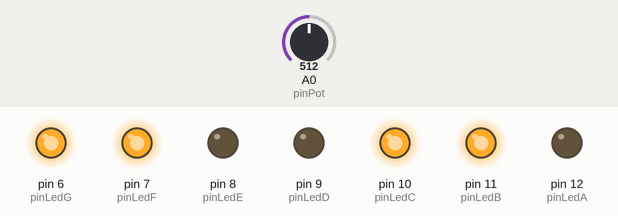
Recording of a sketch running on a simulated Arduino Uno, built with avr-gcc and run on an emulated ATmega328P. Shown: output pins drawn as LEDs (lit = HIGH). The test bench sets the inputs (shaded band); at power-on: A0 (pinPot) = 512.

Above: at 1.2 s.
1.3 s: A0 (pinPot) set to 550
2.8 s: A0 (pinPot) set to 579
At 4.0 s:
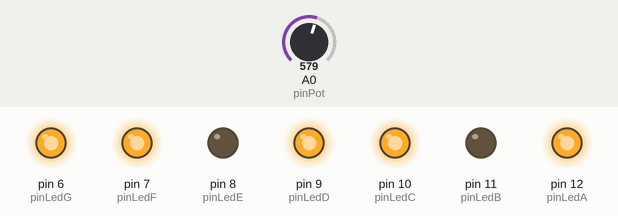
4.3 s: A0 (pinPot) set to 716
At 5.1 s:
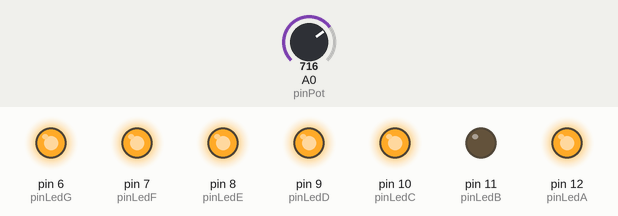
5.8 s: A0 (pinPot) set to 786
7.3 s: A0 (pinPot) set to 815
At 8.5 s:
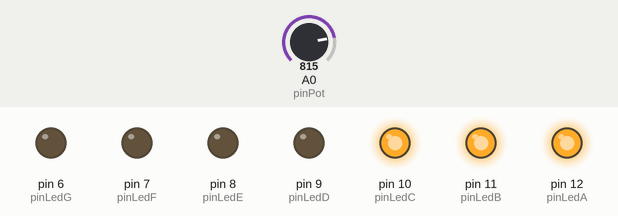
8.8 s: A0 (pinPot) set to 511
At 9.7 s:
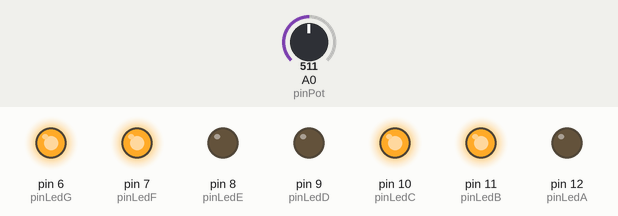
Timing chart, 0 to 11.3 s (numbered marks = the images above; inputs shaded):
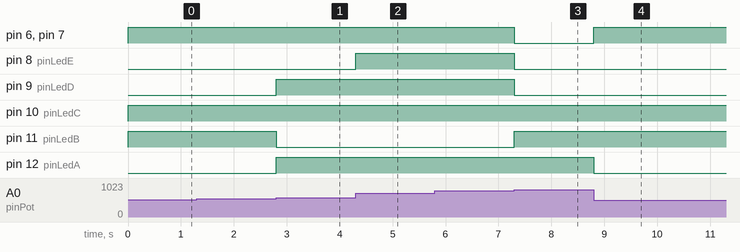

Measured:
- the behaviour switches between 568 and 569 on A0 (pinPot) (found by bisection; images 0 and 1)
- the behaviour switches between 796 and 797 on A0 (pinPot) (found by bisection; images 2 and 3)
- after the input at 1.3 s, every drawn part: stays the same
- after the input at 2.8 s, pin 9 (pinLedD), pin 12 (pinLedA): LOW → HIGH at once; pin 11 (pinLedB): HIGH → LOW at once
- after the input at 4.3 s, pin 8 (pinLedE): LOW → HIGH at once
- after the input at 5.8 s, every drawn part: stays the same
- after the input at 7.3 s, pin 6 (pinLedG), pin 7 (pinLedF), pin 8 (pinLedE), pin 9 (pinLedD): HIGH → LOW at once; pin 11 (pinLedB): LOW → HIGH at once
- after the input at 8.8 s, pin 6 (pinLedG), pin 7 (pinLedF): LOW → HIGH at once; pin 12 (pinLedA): HIGH → LOW at once

The sketch:

sketch_indicator.ino
```cpp
/*
const int pinSegmentG = 6;
const int pinSegmentA = 12;
const int pinPot = A0;
byte numberSegments[10] = {
  0b01111110,
  0b00110000,
  0b01101101,
  0b01111001,
  0b00110011,
  0b01011011,
  0b01011111,
  0b01110000,
  0b01111111,
  0b01111011,
};

int var = 0;
int mask = 0;

void setup() {
  for (int i = 0; i < pinSegmentA; ++i) {
    pinMode(i + pinSegmentG, OUTPUT);
    Serial.begin(9600);
  }
}

void loop() {
  var = map(analogRead(pinPot), 0, 1024, 0, 9);
  mask = numberSegments[var % 10];

  for (int i = 0; i < pinSegmentA; ++i) {
    boolean enableSegment = bitRead(mask, i);
    digitalWrite(i + pinSegmentG, enableSegment);
  }
}
*/

const int pinLedA = 12;
const int pinLedB = 11;
const int pinLedC = 10;
const int pinLedD = 9;
const int pinLedE = 8;
const int pinLedF = 7;
const int pinLedG = 6;
const int pinPot = A0;

int var = 0;

void setup() {
  pinMode(pinLedA, OUTPUT);
  pinMode(pinLedB, OUTPUT);
  pinMode(pinLedC, OUTPUT);
  pinMode(pinLedD, OUTPUT);
  pinMode(pinLedE, OUTPUT);
  pinMode(pinLedF, OUTPUT);
  pinMode(pinLedG, OUTPUT);
}

void loop() {
  var = map(analogRead(pinPot), 0, 1024, 0, 9);

  switch (var) {
    case 0:
      digitalWrite(pinLedA, HIGH);
      digitalWrite(pinLedB, HIGH);
      digitalWrite(pinLedC, HIGH);
      digitalWrite(pinLedD, HIGH);
      digitalWrite(pinLedE, HIGH);
      digitalWrite(pinLedF, HIGH);
      digitalWrite(pinLedG, LOW);
      break;
    case 1:
      digitalWrite(pinLedA, LOW);
      digitalWrite(pinLedB, HIGH);
      digitalWrite(pinLedC, HIGH);
      digitalWrite(pinLedD, LOW);
      digitalWrite(pinLedE, LOW);
      digitalWrite(pinLedF, LOW);
      digitalWrite(pinLedG, LOW);
      break;
    case 2:
      digitalWrite(pinLedA, HIGH);
      digitalWrite(pinLedB, HIGH);
      digitalWrite(pinLedC, LOW);
      digitalWrite(pinLedD, HIGH);
      digitalWrite(pinLedE, HIGH);
      digitalWrite(pinLedF, LOW);
      digitalWrite(pinLedG, HIGH);
      break;
    case 3:
      digitalWrite(pinLedA, HIGH);
      digitalWrite(pinLedB, HIGH);
      digitalWrite(pinLedC, HIGH);
      digitalWrite(pinLedD, HIGH);
      digitalWrite(pinLedE, LOW);
      digitalWrite(pinLedF, LOW);
      digitalWrite(pinLedG, HIGH);
      break;
    case 4:
      digitalWrite(pinLedA, LOW);
      digitalWrite(pinLedB, HIGH);
      digitalWrite(pinLedC, HIGH);
      digitalWrite(pinLedD, LOW);
      digitalWrite(pinLedE, LOW);
      digitalWrite(pinLedF, HIGH);
      digitalWrite(pinLedG, HIGH);
      break;
    case 5:
      digitalWrite(pinLedA, HIGH);
      digitalWrite(pinLedB, LOW);
      digitalWrite(pinLedC, HIGH);
      digitalWrite(pinLedD, HIGH);
      digitalWrite(pinLedE, LOW);
      digitalWrite(pinLedF, HIGH);
      digitalWrite(pinLedG, HIGH);
      break;
    case 6:
      digitalWrite(pinLedA, HIGH);
      digitalWrite(pinLedB, LOW);
      digitalWrite(pinLedC, HIGH);
      digitalWrite(pinLedD, HIGH);
      digitalWrite(pinLedE, HIGH);
      digitalWrite(pinLedF, HIGH);
      digitalWrite(pinLedG, HIGH);
      break;
    case 7:
      digitalWrite(pinLedA, HIGH);
      digitalWrite(pinLedB, HIGH);
      digitalWrite(pinLedC, HIGH);
      digitalWrite(pinLedD, LOW);
      digitalWrite(pinLedE, LOW);
      digitalWrite(pinLedF, LOW);
      digitalWrite(pinLedG, LOW);
      break;
    case 8:
      digitalWrite(pinLedA, HIGH);
      digitalWrite(pinLedB, HIGH);
      digitalWrite(pinLedC, HIGH);
      digitalWrite(pinLedD, HIGH);
      digitalWrite(pinLedE, HIGH);
      digitalWrite(pinLedF, HIGH);
      digitalWrite(pinLedG, HIGH);
      break;
    case 9:
      digitalWrite(pinLedA, HIGH);
      digitalWrite(pinLedB, HIGH);
      digitalWrite(pinLedC, HIGH);
      digitalWrite(pinLedD, HIGH);
      digitalWrite(pinLedE, LOW);
      digitalWrite(pinLedF, HIGH);
      digitalWrite(pinLedG, HIGH);
      break;
  }
}
```
